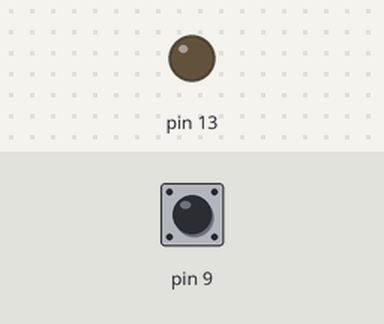
Recording of a sketch running on a simulated Arduino Uno, built with avr-gcc and run on an emulated ATmega328P. On the bench: output pins drawn as LEDs (lit = HIGH). Inputs (shaded band) come from the test bench; at power-on: pin 9 HIGH.

Above: at 1.2 s.
1.3 s: pin 9 pulled LOW for 0.15 s
At 1.37 s:
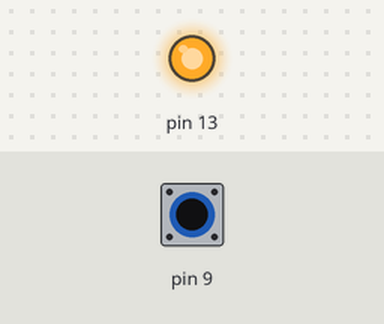
2.9 s: pin 9 pulled LOW for 3.2 s
At 6.6 s:
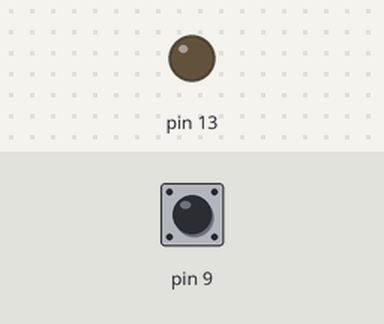
Timing chart, 0 to 8.1 s (numbered marks = the images above; inputs shaded):
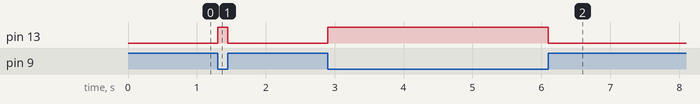

The sketch:

Button_example.ino
```cpp
void setup() {
  pinMode(13,OUTPUT);
  pinMode(9,INPUT);
  digitalWrite(9,HIGH);
}

void loop(){

 if(digitalRead(9) == HIGH)
 {
   digitalWrite(13,LOW);
 }
 else
 {
   digitalWrite(13,HIGH);
 }
}
```

Measured:
- after the input at 1.3 s, pin 13: LOW → HIGH at once, → LOW 0.15 s later
- after the input at 2.9 s, pin 13: LOW → HIGH at once, → LOW 3.2 s later
